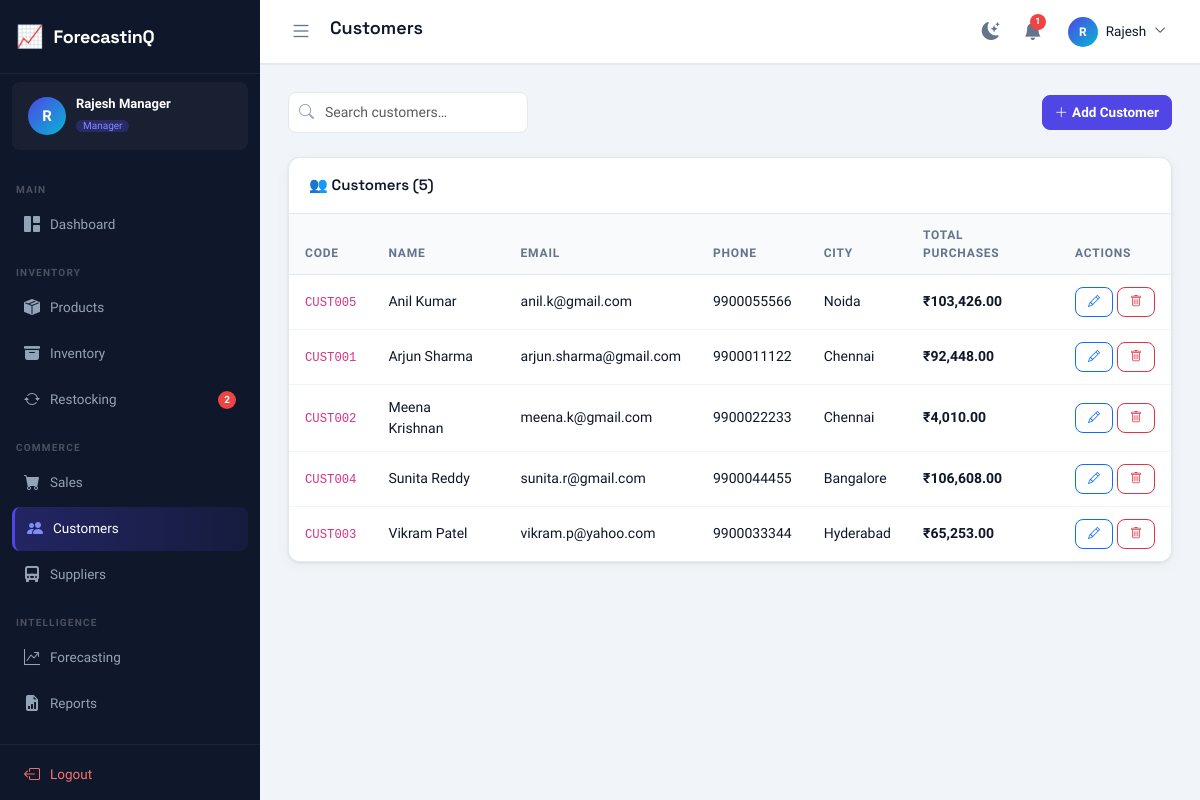
The page /customers/ (signed in) on the database its author committed.
### tables this page shows
CREATE TABLE customers (
    id INTEGER PRIMARY KEY AUTOINCREMENT,
    customer_code VARCHAR(20) UNIQUE NOT NULL,
    name VARCHAR(150) NOT NULL,
    email VARCHAR(150),
    phone VARCHAR(20),
    address TEXT,
    city VARCHAR(100),
    country VARCHAR(100),
    total_purchases DECIMAL(15,2) DEFAULT 0.00,
    status VARCHAR(20) DEFAULT 'active' CHECK(status IN ('active','inactive')),
    created_at TIMESTAMP DEFAULT CURRENT_TIMESTAMP,
    updated_at TIMESTAMP DEFAULT CURRENT_TIMESTAMP
);

### blueprints/customers.py (the view, shortened to what this page needs)
@bp.route("/", methods=["GET", "POST"])
@login_required
def index():
    search = request.args.get("search", "").strip()
    if search:
        customers = dbFetchAll(
            "SELECT * FROM customers WHERE status='active' AND (name LIKE ? OR email LIKE ?) ORDER BY name",
            (f"%{search}%", f"%{search}%"),
        )
    else:
        customers = dbFetchAll("SELECT * FROM customers WHERE status='active' ORDER BY name")
    return render_template(
        "customers/index.html",
        page_title="Customers", active_menu="customers",
        customers=customers, search=search,
    )

### db.py (called while the page is built)
def get_db():
    if "db" not in g:
        g.db = sqlite3.connect(current_app.config["DATABASE_PATH"])
        g.db.row_factory = sqlite3.Row
        g.db.execute("PRAGMA foreign_keys = ON")
    return g.db

def _row_to_dict(row):
    return dict(row) if row is not None else None

def dbFetchAll(sql, params=()):
    cur = get_db().execute(sql, params)
    return [dict(r) for r in cur.fetchall()]

def dbFetchOne(sql, params=()):
    cur = get_db().execute(sql, params)
    row = cur.fetchone()
    return _row_to_dict(row)

### utils.py (called while the page is built)
def is_logged_in() -> bool:
    return bool(session.get("user_id"))

def get_current_user() -> dict:
    return {
        "id": session.get("user_id", 0),
        "name": session.get("user_name", ""),
        "email": session.get("user_email", ""),
        "role": session.get("user_role", ""),
        "username": session.get("username", ""),
    }

def login_required(view):
    @wraps(view)
    def wrapped(*args, **kwargs):
        if not is_logged_in():
            return redirect(url_for("auth.login"))
        return view(*args, **kwargs)
    return wrapped

def generate_csrf() -> str:
    if "csrf_token" not in session:
        session["csrf_token"] = secrets.token_hex(32)
    return session["csrf_token"]

def format_currency(amount) -> str:
    try:
        return "\u20b9" + f"{float(amount):,.2f}"
    except (TypeError, ValueError):
        return "\u20b90.00"

def format_datetime(value) -> str:
    if not value:
        return ""
    dt = _to_datetime(value)
    return dt.strftime("%d %b %Y, %I:%M %p") if dt else str(value)

def _to_datetime(value):
    if isinstance(value, (datetime, date)):
        return value
    if not isinstance(value, str):
        return None
    for fmt in ("%Y-%m-%d %H:%M:%S", "%Y-%m-%d", "%Y-%m-%dT%H:%M:%S"):
        try:
            return datetime.strptime(value, fmt)
        except ValueError:
            continue
    return None

def get_unread_notifications():
    user = get_current_user()
    return dbFetchAll(
        "SELECT * FROM notifications WHERE user_id = ? AND is_read = 0 ORDER BY created_at DESC LIMIT 10",
        (user["id"],),
    )

def get_notification_count() -> int:
    user = get_current_user()
    row = dbFetchOne(
        "SELECT COUNT(*) AS cnt FROM notifications WHERE user_id = ? AND is_read = 0",
        (user["id"],),
    )
    return int(row["cnt"]) if row else 0

### templates/customers/index.html (shortened to what this page needs)
{% extends "base.html" %}
{% block content %}
<div class="d-flex align-items-center justify-content-between mb-4 flex-wrap gap-3">
    <div class="search-bar">
        <i class="bi bi-search"></i>
        <input type="text" class="form-control" placeholder="Search customers…" id="tableSearch" value="{{ search }}"/>
    </div>
    <button class="btn btn-primary" data-bs-toggle="modal" data-bs-target="#customerModal" onclick="openAdd()">
        <i class="bi bi-plus-lg me-1"></i>Add Customer
    </button>
</div>
<div class="table-card">
    <div class="table-card-header"><span class="table-card-title">👥 Customers ({{ customers|length }})</span></div>
    <div class="table-responsive">
        <table class="table">
            <thead><tr><th>Code</th><th>Name</th><th>Email</th><th>Phone</th><th>City</th><th>Total Purchases</th><th>Actions</th></tr></thead>
            <tbody>
            {% if not customers %}
            <tr><td colspan="7"><div class="empty-state"><i class="bi bi-people"></i><p>No customers found.</p></div></td></tr>
            {% else %}
            {% for c in customers %}
            <tr>
                <td><code>{{ c.customer_code }}</code></td>
                <td class="fw-600">{{ c.name }}</td>
                <td>{{ c.email or '—' }}</td>
                <td>{{ c.phone or '—' }}</td>
                <td>{{ c.city or '—' }}</td>
                <td class="fw-700">{{ fmt_currency(c.total_purchases) }}</td>
                <td>
                    <div class="d-flex gap-1">
                        <button class="btn btn-sm btn-outline-primary" onclick='editCustomer({{ c|tojson }})'><i class="bi bi-pencil"></i></button>
                        <form method="POST" class="d-inline">
                            <button type="submit" class="btn btn-sm btn-outline-danger" data-confirm="Delete this customer?"><i class="bi bi-trash"></i></button>
                        </form>
                    </div>
                </td>
            </tr>
            {% endfor %}
            {% endif %}
            </tbody>
        </table>
    </div>
</div>
{% endblock %}

### static/css/app.css (style rules this page uses)
:root { --primary: #4f46e5; --primary-dark: #3730a3; --primary-light: #818cf8; --accent: #06b6d4; --success: #10b981; --warning: #f59e0b; --danger: #ef4444; --info: #3b82f6; --bg: #f1f5f9; --surface: #ffffff; --surface-2: #f8fafc; --border: #e2e8f0; --border-light: #f1f5f9; --text-primary: #0f172a; --text-secondary:#64748b; --text-muted: #94a3b8; --sidebar-bg: #0f172a; --sidebar-text: #94a3b8; --sidebar-active:#4f46e5; --sidebar-hover: rgba(255,255,255,0.07); --sidebar-width: 260px; --topbar-bg: #ffffff; --topbar-height: 64px; --radius: 12px; --radius-sm: 8px; --radius-lg: 16px; --shadow: 0 1px 3px rgba(0,0,0,0.08), 0 4px 16px rgba(0,0,0,0.04); --shadow-md: 0 4px 24px rgba(0,0,0,0.10); --font-main: 'Plus Jakarta Sans', sans-serif; --font-head: 'Space Grotesk', sans-serif; --transition: 0.22s cubic-bezier(0.4,0,0.2,1); }
*, *::before, *::after { box-sizing: border-box; margin: 0; padding: 0; }
html { scroll-behavior: smooth; }
body { font-family: var(--font-main); background: var(--bg); color: var(--text-primary); display: flex; min-height: 100vh; overflow-x: hidden; transition: background var(--transition), color var(--transition); }
.table-card { background: var(--surface); border: 1px solid var(--border); border-radius: var(--radius); box-shadow: var(--shadow); overflow: hidden; }
.table-card-header { display: flex; align-items: center; justify-content: space-between; padding: 16px 20px; border-bottom: 1px solid var(--border); flex-wrap: wrap; gap: 10px; }
.table-card-title { font-family: var(--font-head); font-size: 15px; font-weight: 600; color: var(--text-primary); }
.table { margin: 0; }
.table thead th { background: var(--surface-2); color: var(--text-secondary); font-size: 12px; font-weight: 600; text-transform: uppercase; letter-spacing: 0.8px; padding: 12px 16px; border-bottom: 1px solid var(--border); border-top: none; }
.table tbody td { padding: 12px 16px; font-size: 14px; color: var(--text-primary); vertical-align: middle; border-bottom: 1px solid var(--border-light); }
.table tbody tr:last-child td { border-bottom: none; }
.form-control, .form-select { background: var(--surface); border: 1px solid var(--border); color: var(--text-primary); border-radius: var(--radius-sm); padding: 9px 12px; font-size: 14px; font-family: var(--font-main); transition: border-color var(--transition), box-shadow var(--transition); }
.btn { border-radius: var(--radius-sm); font-weight: 600; font-family: var(--font-main); font-size: 13.5px; transition: all var(--transition); }
.btn-primary { background: var(--primary); border-color: var(--primary); }
.btn-sm { font-size: 12px; padding: 5px 12px; }
.search-bar { position: relative; display: inline-block; }
.search-bar input { padding-left: 36px; width: 240px; }
.search-bar i { position: absolute; left: 11px; top: 50%; transform: translateY(-50%); color: var(--text-muted); font-size: 15px; }
.fw-700 { font-weight: 700; }

### rows shown on the page
customers: customer_code "CUST005", name "Anil Kumar", email "anil.k@gmail.com", phone "9900055566", city "Noida", total_purchases "₹103,426.00"
customers: customer_code "CUST001", name "Arjun Sharma", email "arjun.sharma@gmail.com", phone "9900011122", city "Chennai", total_purchases "₹92,448.00"
customers: customer_code "CUST002", name "Meena Krishnan", email "meena.k@gmail.com", phone "9900022233", city "Chennai", total_purchases "₹4,010.00"
customers: customer_code "CUST004", name "Sunita Reddy", email "sunita.r@gmail.com", phone "9900044455", city "Bangalore", total_purchases "₹106,608.00"
customers: customer_code "CUST003", name "Vikram Patel", email "vikram.p@yahoo.com", phone "9900033344", city "Hyderabad", total_purchases "₹65,253.00"

### other values the page prints
{{ app_name }} "ForecastinQ"
{{ (current_user.name or '?')[0]|upper }} "R"
{{ current_user.name }} "Rajesh Manager"
{{ current_user.role|capitalize }} "Manager"
{{ low_stock_count }} "2"
{{ page_title|default('Dashboard') }} "Customers"
{{ notif_count }} "1"
{{ current_user.name.split(' ')[0] if current_user.name else '' }} "Rajesh"
{{ customers|length }} "5"
